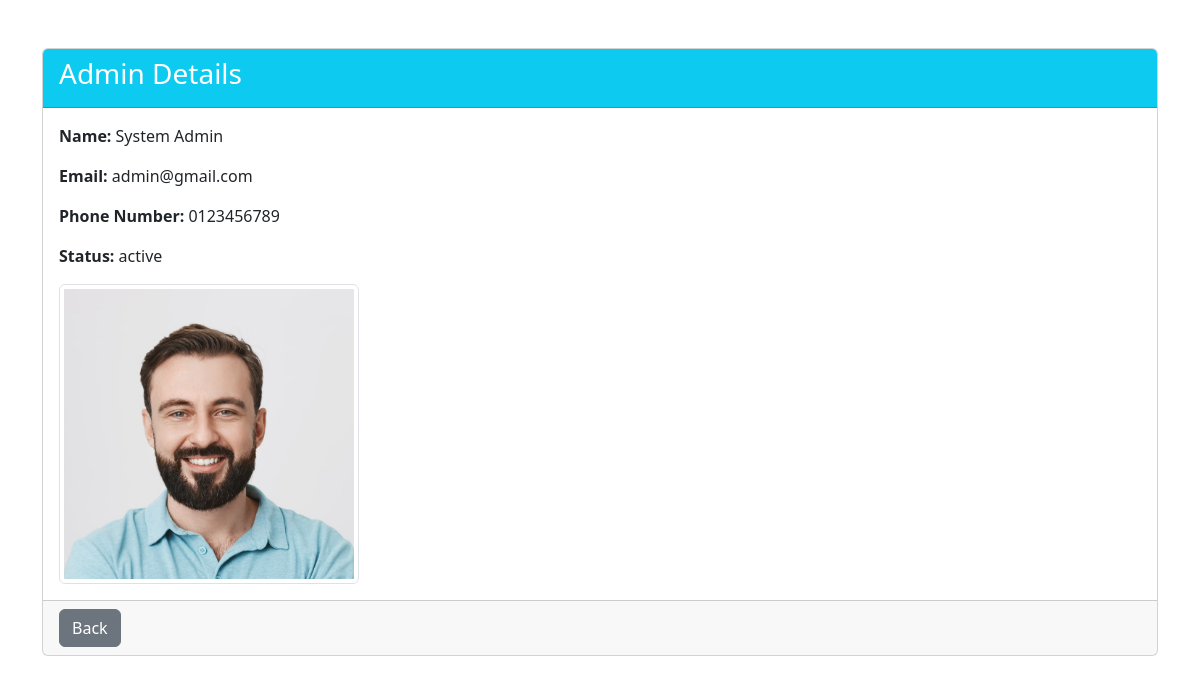
The app's page /Admin/tables/viewadmin.php?id=1 with its own data.
### tables this page shows
CREATE TABLE `users` (
  `user_id` int(11) NOT NULL,
  `full_name` varchar(100) NOT NULL,
  `pictures` varchar(255) NOT NULL,
  `email` varchar(100) NOT NULL,
  `phone_number` varchar(20) DEFAULT NULL,
  `password` varchar(255) NOT NULL,
  `role` enum('admin','tenant') NOT NULL,
  `status` enum('active','inactive') DEFAULT 'active',
  `created_at` timestamp NOT NULL DEFAULT current_timestamp(),
  `is_read` tinyint(1) DEFAULT 0
);

### Admin/tables/viewadmin.php (the view, shortened to what this page needs)
<?php
include '../databaseconnection.php';
$id = intval($_GET['id']);
$result = mysqli_query(
    $conn,
    "SELECT * FROM users WHERE user_id = $id"
);
$admin = mysqli_fetch_assoc($result);
?>
<!DOCTYPE html>
<html>
<head>
    <link rel="stylesheet" href="../assets/css/bootstrap.min.css">
</head>
<body>
<div class="container mt-5">
<div class="card">
    <div class="card-header bg-info text-white">
        <h3>Admin Details</h3>
    </div>
    <div class="card-body">
        <p><strong>Name:</strong> <?= htmlspecialchars($admin['full_name']); ?></p>
        <p><strong>Email:</strong> <?= htmlspecialchars($admin['email']); ?></p>
        <p><strong>Phone Number:</strong> <?= htmlspecialchars($admin['phone_number']); ?></p>
        <p><strong>Status:</strong>
            <?= htmlspecialchars($admin['status']); ?>
        </p>
        <?php if (!empty($admin['pictures'])) { ?>
            <img src="../<?= htmlspecialchars($admin['pictures']); ?>"
                 width="300"
                 class="img-thumbnail">
        <?php } ?>
    </div>
    <div class="card-footer">
        <a href="adminmanagement.php" class="btn btn-secondary">
            Back
        </a>
    </div>
</div>
</div>
</body>
</html>

### records on screen
users: full_name "System Admin", email "admin@gmail.com", phone_number "0123456789", status "active", pictures (picture)
